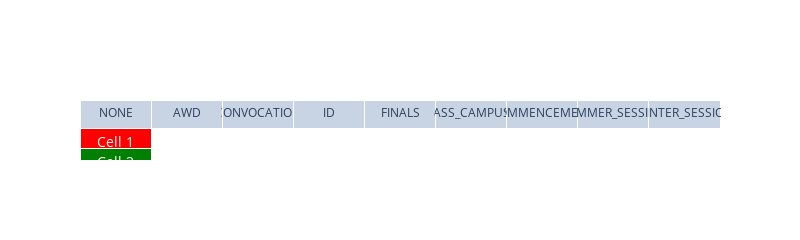

The notebook cell this image was saved under:
### Code cell
from app.classes.month import DayType
import plotly.graph_objects as go
from plotly.subplots import make_subplots

day_type_list = []
def create_legend_table():
    for day_type in DayType:
        day_type_list.append(day_type.name)
    cell_values = ['Cell 1', 'Cell 2', 'Cell 3', 'Cell 4', 'Cell 5', 'Cell 6', 'Cell 7', 'Cell 8']

    # Define predefined colors for each cell
    cell_colors = ['red', 'green', 'blue', 'yellow', 'orange', 'purple', 'cyan', 'pink']

    # Create the table using plotly.graph_objects
    fig = go.Figure(data=[go.Table(
        header=dict(values=day_type_list),
        cells=dict(values=[cell_values],
                   fill_color=[cell_colors],  # Set cell colors
                   align='center',  # Align text to the center of cells
                   font=dict(color='white', size=14)  # Text color and size
                   ))
    ])

    # Configure the table layout
    fig.update_layout(width=800, height=200)

    # Show the table
    fig.show()

create_legend_table()

### Figure 1 — Plotly figure (JSON) as saved in the notebook; plotly's stock layout.template omitted (floating-point values rounded to 4 significant figures)
{"data": [{"cells": {"align": "center", "fill": {"color": [["red", "green", "blue", "yellow", "orange", "purple", "cyan", "pink"]]}, "font": {"color": "white", "size": 14}, "values": [["Cell 1", "Cell 2", "Cell 3", "Cell 4", "Cell 5", "Cell 6", "Cell 7", "Cell 8"]]}, "header": {"values": ["NONE", "AWD", "CONVOCATION", "ID", "FINALS", "NO_CLASS_CAMPUS_OPEN", "COMMENCEMENT", "SUMMER_SESSION", "WINTER_SESSION"]}, "type": "table"}], "layout": {"height": 200, "width": 800}}
